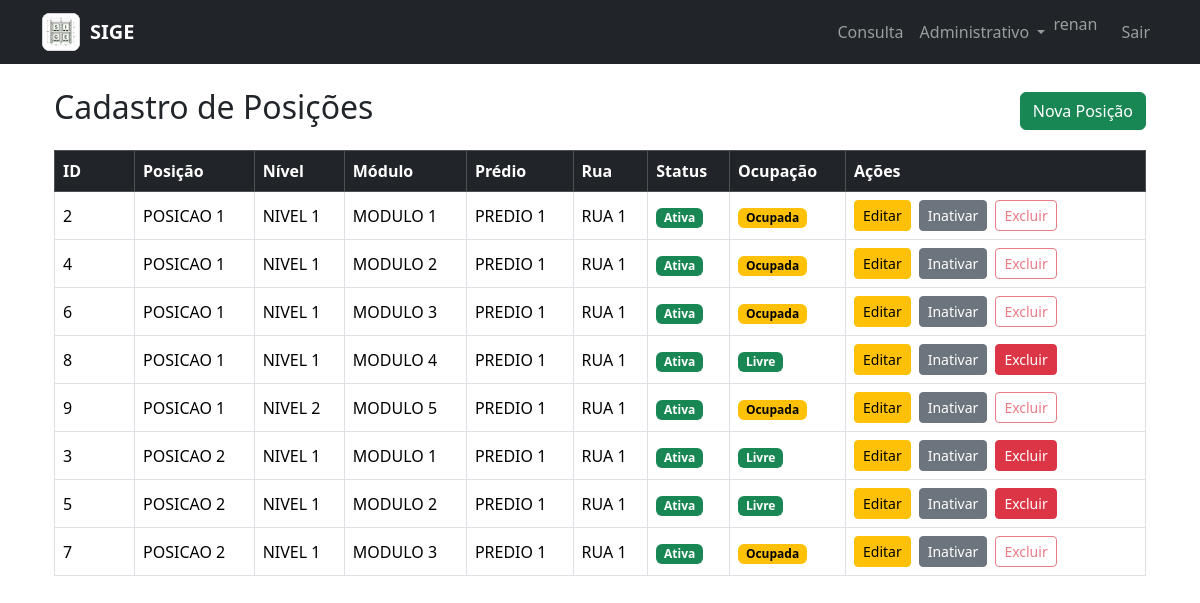
The page /admin/posicoes/ (signed in) on the database its author committed.
### app/models/posicao.py (models this page shows, shortened)
class Posicao(db.Model):
    __tablename__ = "posicao"
    id = db.Column(
        db.Integer,
        primary_key=True
    )
    nome = db.Column(
        db.String(50),
        nullable=False
    )
    nivel_id = db.Column(
        db.Integer,
        db.ForeignKey("nivel.id"),
        nullable=False
    )
    ativo = db.Column(
        db.Boolean,
        default=True
    )
    data_cadastro = db.Column(
        db.DateTime,
        default=datetime.utcnow
    )

### app/models/nivel.py (models this page shows, shortened)
class Nivel(db.Model):
    __tablename__ = "nivel"
    id = db.Column(
        db.Integer,
        primary_key=True
    )
    nome = db.Column(
        db.String(50),
        nullable=False
    )
    modulo_id = db.Column(
        db.Integer,
        db.ForeignKey("modulo.id"),
        nullable=False
    )
    ativo = db.Column(
        db.Boolean,
        default=True
    )
    data_cadastro = db.Column(
        db.DateTime,
        default=datetime.utcnow
    )
    posicoes = db.relationship(
        "Posicao",
        backref="nivel",
        lazy=True,
        cascade="all, delete-orphan"
    )

### app/models/modulo.py (models this page shows, shortened)
class Modulo(db.Model):
    __tablename__ = "modulo"
    id = db.Column(
        db.Integer,
        primary_key=True
    )
    nome = db.Column(
        db.String(50),
        nullable=False
    )
    predio_id = db.Column(
        db.Integer,
        db.ForeignKey("predio.id"),
        nullable=False
    )
    ativo = db.Column(
        db.Boolean,
        default=True
    )
    data_cadastro = db.Column(
        db.DateTime,
        default=datetime.utcnow
    )
    niveis = db.relationship(
        "Nivel",
        backref="modulo",
        lazy=True,
        cascade="all, delete-orphan"
    )

### app/models/predio.py (models this page shows)
class Predio(db.Model):
    __tablename__ = "predio"
    id = db.Column(
        db.Integer,
        primary_key=True
    )
    nome = db.Column(
        db.String(50),
        nullable=False
    )
    rua_id = db.Column(
        db.Integer,
        db.ForeignKey("rua.id"),
        nullable=False
    )
    ativo = db.Column(
        db.Boolean,
        default=True
    )
    data_cadastro = db.Column(
        db.DateTime,
        default=datetime.utcnow
    )
    modulos = db.relationship(
        "Modulo",
        backref="predio",
        lazy=True,
        cascade="all, delete-orphan"
    )

### app/models/rua.py (models this page shows)
class Rua(db.Model):
    __tablename__ = "rua"
    id = db.Column(
        db.Integer,
        primary_key=True
    )
    nome = db.Column(
        db.String(50),
        nullable=False,
        unique=True
    )
    descricao = db.Column(
        db.String(200)
    )
    ativo = db.Column(
        db.Boolean,
        default=True
    )
    data_cadastro = db.Column(
        db.DateTime,
        default=datetime.utcnow
    )
    predios = db.relationship(
        "Predio",
        backref="rua",
        lazy=True,
        cascade="all, delete-orphan"
    )

### app/routes/posicao.py (the view)
@posicao_bp.route("/")
def listar():
    posicoes = Posicao.query.order_by(
        Posicao.nome
    ).all()
    posicoes_ocupadas = {
        resultado[0]
        for resultado in (
            db.session.query(
                ProdutoEndereco.posicao_id
            )
            .distinct()
            .all()
        )
    }
    for posicao in posicoes:
        posicao.ocupada = (
            posicao.id
            in posicoes_ocupadas
        )
    return render_template(
        "posicao/listar.html",
        posicoes=posicoes
    )

### app/templates/posicao/listar.html (shortened to what this page needs)
{% extends "base.html" %}
{% block content %}
<div class="container mt-4">
    <div class="d-flex justify-content-between align-items-center mb-3">
        <h2>Cadastro de Posições</h2>
        <a
            href="{{ url_for('posicao.novo') }}"
            class="btn btn-success">
            Nova Posição
        </a>
    </div>
    <div class="table-responsive">
        <table class="table table-bordered table-hover align-middle">
            <thead class="table-dark">
                <tr>
                    <th width="80">
                        ID
                    </th>
                    <th>
                        Posição
                    </th>
                    <th>
                        Nível
                    </th>
                    <th>
                        Módulo
                    </th>
                    <th>
                        Prédio
                    </th>
                    <th>
                        Rua
                    </th>
                    <th>
                        Status
                    </th>
                    <th>
                        Ocupação
                    </th>
                    <th width="300">
                        Ações
                    </th>
                </tr>
            </thead>
            <tbody>
                {% for posicao in posicoes %}
                    <tr>
                        <td>
                            {{ posicao.id }}
                        </td>
                        <td>
                            {{ posicao.nome }}
                        </td>
                        <td>
                            {{ posicao.nivel.nome }}
                        </td>
                        <td>
                            {{ posicao.nivel.modulo.nome }}
                        </td>
                        <td>
                            {{ posicao.nivel.modulo.predio.nome }}
                        </td>
                        <td>
                            {{ posicao.nivel.modulo.predio.rua.nome }}
                        </td>
                        <td>
                            {% if posicao.ativo %}
                                <span class="badge text-bg-success">
                                    Ativa
                                </span>
                            {% else %}
                                <span class="badge text-bg-secondary">
                                    Inativa
                                </span>
                            {% endif %}
                        </td>
                        <td>
                            {% if posicao.ocupada %}
                                <span class="badge text-bg-warning">
                                    Ocupada
                                </span>
                            {% else %}
                                <span class="badge text-bg-success">
                                    Livre
                                </span>
                            {% endif %}
                        </td>
                        <td>
                            <div class="d-flex flex-wrap gap-2">
                                <a
                                    href="{{ url_for('posicao.editar', id=posicao.id) }}"
                                    class="btn btn-warning btn-sm">
                                    Editar
                                </a>
                                <form
                                    method="POST"
                                    action="{{ url_for('posicao.alternar_status', id=posicao.id) }}">
                                    <button
                                        type="submit"
                                        class="btn btn-sm {% if posicao.ativo %}btn-secondary{% else %}btn-success{% endif %}"
                                        onclick="return confirm('{% if posicao.ativo %}Deseja inativar esta posição?{% else %}Deseja ativar esta posição?{% endif %}')">
                                        {% if posicao.ativo %}
                                            Inativar
                                        {% else %}
                                            Ativar
                                        {% endif %}
                                    </button>
                                </form>
                                {% if not posicao.ocupada %}
                                    <form
                                        method="POST"
                                        action="{{ url_for('posicao.excluir', id=posicao.id) }}">
                                        <button
                                            type="submit"
                                            class="btn btn-danger btn-sm"
                                            onclick="return confirm('Deseja excluir definitivamente esta posição vazia?')">
                                            Excluir
                                        </button>
                                    </form>
                                {% else %}
                                    <button
                                        type="button"
                                        class="btn btn-outline-danger btn-sm"
                                        disabled
                                        title="Remova ou transfira o endereçamento antes de excluir">
                                        Excluir
                                    </button>
                                {% endif %}
                            </div>
                        </td>
                    </tr>
                {% endfor %}
            </tbody>
        </table>
    </div>
</div>
{% endblock %}

### rows shown on the page
Posicao: id "2", nome "POSICAO 1", nivel.nome "NIVEL 1", nivel.modulo.nome "MODULO 1", nivel.modulo.predio.nome "PREDIO 1", nivel.modulo.predio.rua.nome "RUA 1", ativo "Ativa", shows "Ocupada", shows "Excluir"
Posicao: id "4", nome "POSICAO 1", nivel.nome "NIVEL 1", nivel.modulo.nome "MODULO 2", nivel.modulo.predio.nome "PREDIO 1", nivel.modulo.predio.rua.nome "RUA 1", ativo "Ativa", shows "Ocupada", shows "Excluir"
Posicao: id "6", nome "POSICAO 1", nivel.nome "NIVEL 1", nivel.modulo.nome "MODULO 3", nivel.modulo.predio.nome "PREDIO 1", nivel.modulo.predio.rua.nome "RUA 1", ativo "Ativa", shows "Ocupada", shows "Excluir"
Posicao: id "8", nome "POSICAO 1", nivel.nome "NIVEL 1", nivel.modulo.nome "MODULO 4", nivel.modulo.predio.nome "PREDIO 1", nivel.modulo.predio.rua.nome "RUA 1", ativo "Ativa", shows "Livre"
Posicao: id "9", nome "POSICAO 1", nivel.nome "NIVEL 2", nivel.modulo.nome "MODULO 5", nivel.modulo.predio.nome "PREDIO 1", nivel.modulo.predio.rua.nome "RUA 1", ativo "Ativa", shows "Ocupada", shows "Excluir"
Posicao: id "3", nome "POSICAO 2", nivel.nome "NIVEL 1", nivel.modulo.nome "MODULO 1", nivel.modulo.predio.nome "PREDIO 1", nivel.modulo.predio.rua.nome "RUA 1", ativo "Ativa", shows "Livre"
Posicao: id "5", nome "POSICAO 2", nivel.nome "NIVEL 1", nivel.modulo.nome "MODULO 2", nivel.modulo.predio.nome "PREDIO 1", nivel.modulo.predio.rua.nome "RUA 1", ativo "Ativa", shows "Livre"
Posicao: id "7", nome "POSICAO 2", nivel.nome "NIVEL 1", nivel.modulo.nome "MODULO 3", nivel.modulo.predio.nome "PREDIO 1", nivel.modulo.predio.rua.nome "RUA 1", ativo "Ativa", shows "Ocupada", shows "Excluir"

### other values the page prints
{{ session.get("usuario_nome") }} "renan"
